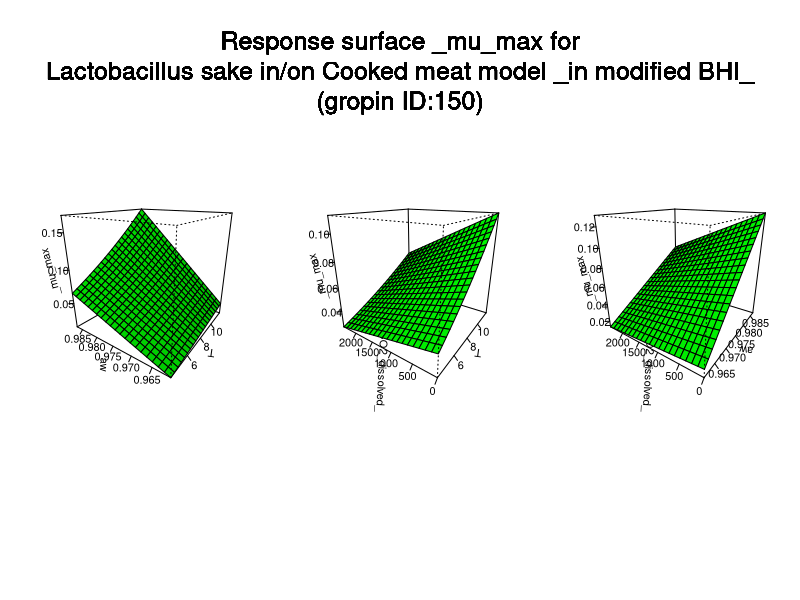

Reproduce this figure in R.
#############################
# start of Parameter script
#############################
T <- seq(4.004,11.988011988012,length.out=21)
aw <- seq(0.961038961038961,0.986986,length.out=21)
CO2_dissolved_ <- seq(0,2408.59140859141,length.out=21)
#############################
# end of Parameter script
#############################
############################# 
# start of Model script Gropin ID 150 
#############################
 
# constant coefficients for this model
b <- 2.5e-06
awmin <- 0.956
Tmin <- -9
CO2max <- 6100
 
variables <- data.frame(T,aw,CO2_dissolved_)
argumentsPar <- expand.grid(variables)
 
# heart of the model
response_surface <- function(T,aw,CO2_dissolved_) {
   mumax <-(b*(aw-awmin)*(CO2max-CO2_dissolved_)*((T-Tmin)^2))

return(mumax=mumax)
} 

# output parameters
responseSurface <- cbind(argumentsPar,response_surface(argumentsPar['T'],argumentsPar['aw'],argumentsPar['CO2_dissolved_']))
colnames(responseSurface) <- c(colnames(argumentsPar),'mumax')
#############################
# End of Model script
#############################
############################# 
# start of Visualisation script Gropin ID 150 
#############################
argPar1 <- expand.grid(T,aw)
argPar2 <- expand.grid(T,CO2_dissolved_)
argPar3 <- expand.grid(aw,CO2_dissolved_)
z1 <- matrix(unlist(response_surface(argPar1[1],argPar1[2],CO2_dissolved_[10])),nrow=21)
z2 <- matrix(unlist(response_surface(argPar2[1],aw[10],argPar2[2])),nrow=21)
z3 <- matrix(unlist(response_surface(T[10],argPar3[1],argPar3[2])),nrow=21)
par(mfrow = c(1,3))
persp(T,aw,z1,col = 'green',xlab='T',ylab='aw',zlab='_mu_max',theta=305,phi=20,shade=0.25,ticktype = 'detailed')
persp(T,CO2_dissolved_,z2,col = 'green',xlab='T',ylab='CO2_dissolved_',zlab='_mu_max',theta=305,phi=20,shade=0.25,ticktype = 'detailed')
persp(aw,CO2_dissolved_,z3,col = 'green',xlab='aw',ylab='CO2_dissolved_',zlab='_mu_max',theta=305,phi=20,shade=0.25,ticktype = 'detailed')
mtext('Response surface _mu_max for
Lactobacillus sake in/on Cooked meat model _in modified BHI_
(gropin ID:150)',outer=T,  cex=1.5, line=-8.5, side=3)
#############################
# End of Visualisation script
#############################
